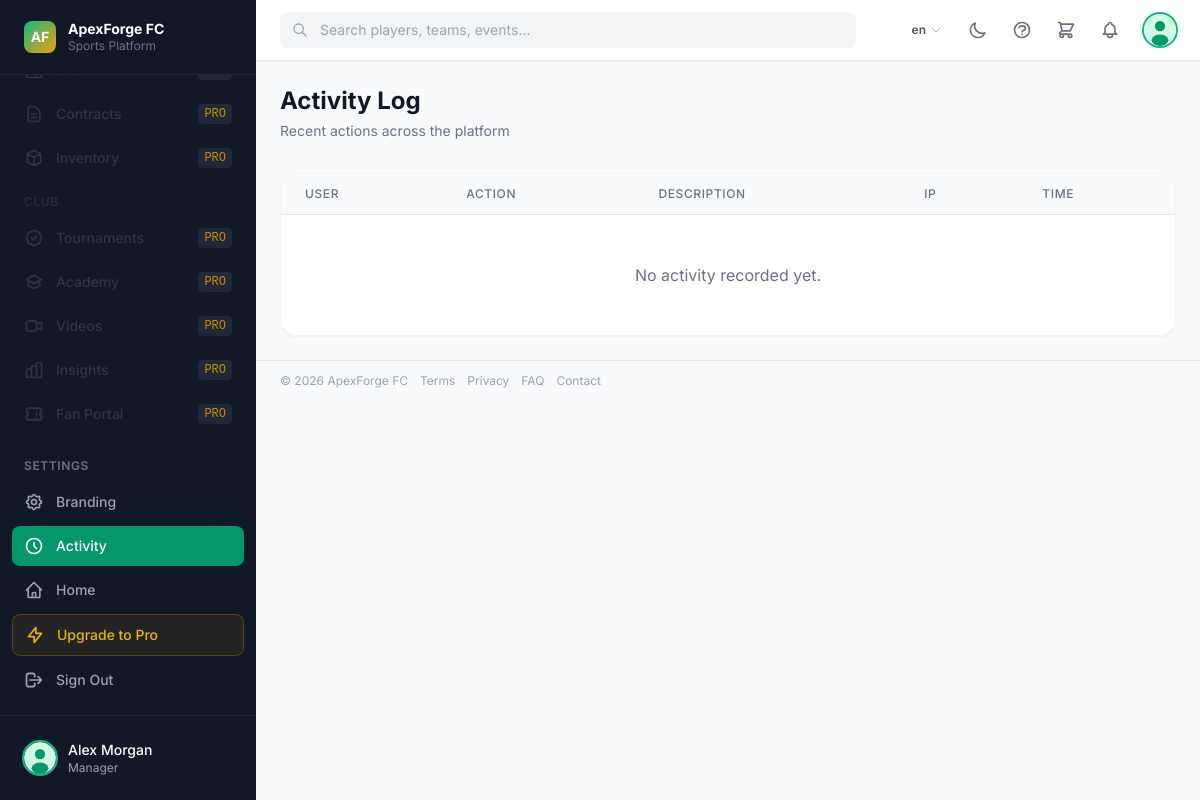
Screenshot of /activity/ (signed in) with the database file from the repository.
### core/models.py (models this page shows, shortened)
class ClubBranding(models.Model):
    name            = models.CharField(_("club name"), max_length=200, default="ApexForge FC")
    tagline         = models.CharField(max_length=300, blank=True)
    logo            = models.ImageField(upload_to="branding/", blank=True, null=True)
    primary_color   = models.CharField(max_length=7, default="#059669")   # emerald-600
    secondary_color = models.CharField(max_length=7, default="#f59e0b")   # amber-500
    founded_year    = models.PositiveSmallIntegerField(null=True, blank=True)
    city            = models.CharField(max_length=100, blank=True)
    country         = models.CharField(max_length=100, blank=True)
    website         = models.URLField(blank=True)
    email           = models.EmailField(blank=True)
    phone           = models.CharField(max_length=30, blank=True)
    twitter         = models.CharField(max_length=100, blank=True)
    instagram       = models.CharField(max_length=100, blank=True)
    facebook        = models.CharField(max_length=100, blank=True)
    youtube         = models.CharField(max_length=100, blank=True)
    tiktok          = models.CharField(max_length=100, blank=True)
    linkedin        = models.CharField(max_length=100, blank=True)
    discord         = models.CharField(max_length=100, blank=True)
    twitch          = models.CharField(max_length=100, blank=True)
    description     = models.TextField(blank=True)
    updated_at      = models.DateTimeField(auto_now=True)
    class Meta:
        verbose_name = _("club branding")
    @classmethod
    def get_solo(cls):
        obj, _ = cls.objects.get_or_create(pk=1)
        return obj

### accounts/models.py (models this page shows, shortened)
class User(AbstractBaseUser, PermissionsMixin):
    class Role(models.TextChoices):
        SUPER_ADMIN   = "super_admin",   _("Super Admin")
        CLUB_OWNER    = "club_owner",    _("Club Owner / Entrepreneur")
        MANAGER       = "manager",       _("Manager")
        COACH         = "coach",         _("Coach")
        ATHLETE       = "athlete",       _("Athlete / Player")
        SCOUT         = "scout",         _("Scout")
        FAN_INVESTOR  = "fan_investor",  _("Fan / Investor")
    email      = models.EmailField(_("email address"), unique=True)
    first_name = models.CharField(_("first name"), max_length=150, blank=True)
    last_name  = models.CharField(_("last name"),  max_length=150, blank=True)
    role       = models.CharField(_("role"), max_length=30, choices=Role.choices, default=Role.FAN_INVESTOR)
    is_active  = models.BooleanField(default=True)
    is_staff   = models.BooleanField(default=False)
    date_joined = models.DateTimeField(default=timezone.now)
    USERNAME_FIELD  = "email"
    REQUIRED_FIELDS = ["first_name", "last_name"]
    objects = UserManager()
    class Meta:
        verbose_name = _("user")
        verbose_name_plural = _("users")
        ordering = ["email"]
    def get_full_name(self):
        return f"{self.first_name} {self.last_name}".strip()
    @property
    def can_manage(self):
        return self.role in (
            self.Role.SUPER_ADMIN,
            self.Role.CLUB_OWNER,
            self.Role.MANAGER,
        )

### core/views.py (the view)
# urls.py: path("activity/",               views.activity_log,          name="activity_log"),
@login_required
def activity_log(request):
    logs = ActivityLog.objects.select_related("user").order_by("-created_at")[:100]
    return render(request, "core/activity_log.html", {"logs": logs})

### accounts/models.py (called while the page is built)
    @property
    def avatar_url(self):
        if self.avatar:
            return self.avatar.url
        return "/static/img/default-avatar.svg"

### core/context_processors.py (called while the page is built, shortened)
def global_context(request):
    ctx = {"branding": ClubBranding.get_solo()}
    if request.user.is_authenticated:
        ctx["unread_count"] = Notification.objects.filter(
            recipient=request.user, is_read=False
        ).count()
        ctx["active_club"] = getattr(request, "active_club", None)
        from organizations.models import UserClubAccess
        ctx["user_clubs"] = list(
            UserClubAccess.objects.select_related("club")
            .filter(user=request.user, club__is_active=True)
            .order_by("-is_primary", "club__name")
            .values_list("club__pk", "club__name", "is_primary")
        )
        try:
            from finance.models import Cart
            cart_obj, _ = Cart.objects.get_or_create(user=request.user)
            ctx["cart"] = cart_obj
        except Exception:
            ctx["cart"] = None
    return ctx

### core/templatetags/core_tags.py (called while the page is built)
@register.simple_tag(takes_context=True)
def lang_url(context, lang_code):
    from django.conf import settings
    from django.urls import translate_url
    from django.utils.translation import override as lang_override
    request = context.get("request")
    if not request:
        return "/"
    path = request.path
    default_lang = getattr(settings, "LANGUAGE_CODE", "en")
    non_default = [l[0] for l in getattr(settings, "LANGUAGES", []) if l[0] != default_lang]
    for lang in non_default:
        pfx = "/" + lang
        if path == pfx:
            path = "/"
            break
        if path.startswith(pfx + "/"):
            path = path[len(pfx):]  # keep leading /
            break
    with lang_override(default_lang):
        return translate_url(path, lang_code)

### finance/models.py (called while the page is built)
    @property
    def item_count(self):
        from django.db.models import Sum
        return self.cart_items.aggregate(t=Sum("quantity"))["t"] or 0

### templates/core/activity_log.html (shortened to what this page needs)
{% extends "base.html" %}
{% load i18n core_tags %}
{% block page_header %}
<div class="px-4 lg:px-6 pt-6 pb-2">
  <h1 class="text-2xl font-bold text-gray-900 dark:text-white">{% trans "Activity Log" %}</h1>
  <p class="text-sm text-gray-500 mt-1">{% trans "Recent actions across the platform" %}</p>
</div>
{% endblock %}
{% block content %}
<div class="card overflow-hidden">
  <table class="min-w-full divide-y divide-gray-200 dark:divide-gray-700">
    <thead class="bg-gray-50 dark:bg-gray-700/50">
      <tr>
        <th class="px-6 py-3 text-left text-xs font-medium text-gray-500 uppercase tracking-wider">{% trans "User" %}</th>
        <th class="px-6 py-3 text-left text-xs font-medium text-gray-500 uppercase tracking-wider">{% trans "Action" %}</th>
        <th class="px-6 py-3 text-left text-xs font-medium text-gray-500 uppercase tracking-wider">{% trans "Description" %}</th>
        <th class="px-6 py-3 text-left text-xs font-medium text-gray-500 uppercase tracking-wider">{% trans "IP" %}</th>
        <th class="px-6 py-3 text-left text-xs font-medium text-gray-500 uppercase tracking-wider">{% trans "Time" %}</th>
      </tr>
    </thead>
    <tbody class="bg-white dark:bg-gray-800 divide-y divide-gray-100 dark:divide-gray-700">
      {% for log in logs %}
      <tr class="hover:bg-gray-50 dark:hover:bg-gray-700/30">
        <td class="px-6 py-3 text-sm text-gray-900 dark:text-white whitespace-nowrap">
          {{ log.user|default:"—" }}
        </td>
        <td class="px-6 py-3 whitespace-nowrap">
          {{ log.action|status_badge }}
        </td>
        <td class="px-6 py-3 text-sm text-gray-600 dark:text-gray-300 max-w-xs truncate">
          {{ log.description }}
        </td>
        <td class="px-6 py-3 text-sm text-gray-500 whitespace-nowrap">
          {{ log.ip_address|default:"—" }}
        </td>
        <td class="px-6 py-3 text-sm text-gray-500 whitespace-nowrap">
          {{ log.created_at|date:"d M Y H:i" }}
        </td>
      </tr>
      {% empty %}
      <tr><td colspan="5" class="px-6 py-12 text-center text-gray-500">{% trans "No activity recorded yet." %}</td></tr>
      {% endfor %}
    </tbody>
  </table>
</div>
{% endblock %}

### templates/base.html (shortened to what this page needs)
{% load i18n static core_tags %}
<!DOCTYPE html>
<html lang="{{ LANGUAGE_CODE|default:'en' }}"
      x-data="apexApp()"
      x-bind:class="{ 'dark': darkMode }"
      x-init="init()">
<head>
  <script src="https://cdn.tailwindcss.com"></script>
</head>
<body class="bg-gray-50 dark:bg-gray-900 text-gray-900 dark:text-gray-100 font-sans antialiased min-h-screen">
  {% if user.is_authenticated %}
  <div class="flex h-screen overflow-hidden">
    <aside x-cloak
           :class="sidebarOpen ? 'translate-x-0' : '-translate-x-full lg:translate-x-0'"
           class="fixed inset-y-0 left-0 z-40 flex flex-col w-64 bg-gray-900 dark:bg-gray-950 transition-transform duration-300 ease-in-out lg:static lg:translate-x-0">
      <div class="flex items-center gap-3 px-6 py-5 border-b border-gray-800">
        <a href="{% url 'core:landing' %}" class="flex items-center gap-3 flex-1 min-w-0 hover:opacity-80 transition-opacity" title="{% trans 'Go to Home page' %}">
          {% if branding.logo %}
            <img src="{{ branding.logo.url }}" alt="Logo" class="h-8 w-8 rounded shrink-0">
          {% else %}
            <div class="h-8 w-8 rounded-lg bg-gradient-to-br from-primary-500 to-accent-500 flex items-center justify-center shrink-0">
              <span class="text-white font-bold text-sm">AF</span>
            </div>
          {% endif %}
          <div class="min-w-0">
            <p class="text-white font-bold text-sm leading-tight truncate">{{ branding.name }}</p>
            <p class="text-gray-500 text-xs">Sports Platform</p>
          </div>
        </a>
      </div>
      <nav class="flex-1 overflow-y-auto px-3 py-4 space-y-1 scrollbar-hide"
           x-init="$nextTick(() => {
             const active = $el.querySelector('a.bg-primary-600');
             if (active) {
               const navH  = $el.clientHeight;
               const itemT = active.getBoundingClientRect().top - $el.getBoundingClientRect().top;
               $el.scrollTop += itemT - navH / 2 + active.clientHeight / 2;
             }
           })">
        {% include "partials/sidebar_nav.html" %}
      </nav>
      <div class="px-4 py-4 border-t border-gray-800">
        <a href="{% url 'accounts:profile' %}" class="flex items-center gap-3 p-2 rounded-lg hover:bg-gray-800 transition-colors">
          <img src="{{ request.user.profile.avatar_url }}" alt="" class="h-8 w-8 rounded-full object-cover ring-2 ring-primary-500">
          <div class="flex-1 min-w-0">
            <p class="text-sm font-medium text-white truncate">{{ request.user.get_full_name }}</p>
            <p class="text-xs text-gray-400 truncate">{{ request.user.get_role_display }}</p>
          </div>
        </a>
      </div>
    </aside>
    <div class="flex-1 flex flex-col min-w-0 overflow-hidden">
      <header class="flex items-center gap-4 px-4 lg:px-6 py-3 bg-white dark:bg-gray-800 border-b border-gray-200 dark:border-gray-700 shadow-sm z-20">
        <div class="flex-1 max-w-xl" x-data="{ open: false }">
          <div class="relative">
            <svg class="absolute left-3 top-1/2 -translate-y-1/2 w-4 h-4 text-gray-400" fill="none" stroke="currentColor" viewBox="0 0 24 24">
              <path stroke-linecap="round" stroke-linejoin="round" stroke-width="2" d="M21 21l-6-6m2-5a7 7 0 11-14 0 7 7 0 0114 0"/>
            </svg>
            <input type="search"
                   placeholder="{% trans 'Search players, teams, events...' %}"
                   class="w-full pl-10 pr-4 py-2 text-sm bg-gray-100 dark:bg-gray-700 border-0 rounded-lg focus:ring-2 focus:ring-primary-500 dark:text-white"
                   hx-get="{% url 'core:search' %}"
                   hx-trigger="keyup changed delay:300ms"
                   hx-target="#search-results"
                   hx-swap="innerHTML"
                   name="q"
                   @focus="open = true"
                   @click.outside="open = false">
          </div>
        </div>
        <div class="flex items-center gap-2 ml-auto">
          {% get_current_language as CURRENT_LANG %}
          {% lang_url 'en' as lurl_en %}
          {% lang_url 'nl' as lurl_nl %}
          {% lang_url 'de' as lurl_de %}
          {% lang_url 'fr' as lurl_fr %}
          {% lang_url 'es' as lurl_es %}
          {% lang_url 'it' as lurl_it %}
          <div x-data="{ langOpen: false }" class="relative">
            <button @click="langOpen = !langOpen"
                    class="flex items-center gap-1 px-2.5 py-1.5 rounded-lg text-xs font-semibold
                           text-gray-600 dark:text-gray-300 hover:bg-gray-100 dark:hover:bg-gray-700 transition-colors">
              {{ CURRENT_LANG }}
              <svg class="w-3 h-3 opacity-50" fill="none" stroke="currentColor" viewBox="0 0 24 24">
                <path stroke-linecap="round" stroke-linejoin="round" stroke-width="2" d="M19 9l-7 7-7-7"/>
              </svg>
            </button>
          </div>
          <button @click="toggleDark()"
                  class="p-2 rounded-lg text-gray-500 hover:bg-gray-100 dark:hover:bg-gray-700">
            <svg x-cloak x-show="!darkMode" class="w-5 h-5" fill="none" stroke="currentColor" viewBox="0 0 24 24">
              <path stroke-linecap="round" stroke-linejoin="round" stroke-width="2" d="M20.354 15.354A9 9 0 018.646 3.646 9.003 9.003 0 0012 21a9.003 9.003 0 008.354-5.646z"/>
            </svg>
          </button>
          {% if request.user.can_manage %}
          <a href="{% url 'core:help' %}"
             title="Help Center"
             class="p-2 rounded-lg text-gray-500 hover:bg-gray-100 dark:hover:bg-gray-700 hover:text-primary-600 dark:hover:text-primary-400 transition-colors">
            <svg class="w-5 h-5" fill="none" stroke="currentColor" viewBox="0 0 24 24">
              <path stroke-linecap="round" stroke-linejoin="round" stroke-width="2"
                    d="M8.228 9c.549-1.165 2.03-2 3.772-2 2.21 0 4 1.343 4 3 0 1.4-1.278 2.575-3.006 2.907-.542.104-.994.54-.994 1.093m0 3h.01M21 12a9 9 0 11-18 0 9 9 0 0118 0z"/>
            </svg>
          </a>
          {% endif %}
          {% if request.user.is_authenticated %}
          {% include "partials/cart_badge.html" %}
          {% endif %}
          <div x-data="{ notifOpen: false }" class="relative">
            <button @click="notifOpen = !notifOpen; $nextTick(() => { if(notifOpen) htmx.trigger('#notif-panel', 'load') })"
                    class="relative p-2 rounded-lg text-gray-500 hover:bg-gray-100 dark:hover:bg-gray-700">
            </button>
          </div>
          <a href="{% url 'accounts:profile' %}" class="flex items-center gap-2 pl-2">
            <img src="{{ request.user.profile.avatar_url }}" alt="" class="h-8 w-8 rounded-full object-cover ring-2 ring-primary-500">
          </a>
        </div>
      </header>
      <main class="flex-1 overflow-y-auto">
        {% block page_header %}{% endblock %}
        <div class="px-4 lg:px-6 py-6">
          {% block content %}{% endblock %}
        </div>
        <footer class="border-t border-gray-200 dark:border-gray-700 px-4 lg:px-6 py-3 mt-auto shrink-0">
          <div class="flex flex-wrap items-center justify-between gap-2 text-xs text-gray-400 dark:text-gray-500">
            <div class="flex items-center gap-3 flex-wrap">
              <span>© {% now "Y" %} {{ branding.name }}</span>
              <a href="{% url 'core:terms' %}" class="hover:text-gray-600 dark:hover:text-gray-300 transition-colors">{% trans "Terms" %}</a>
              <a href="{% url 'core:privacy' %}" class="hover:text-gray-600 dark:hover:text-gray-300 transition-colors">{% trans "Privacy" %}</a>
              <a href="{% url 'core:public_faq' %}" class="hover:text-gray-600 dark:hover:text-gray-300 transition-colors">{% trans "FAQ" %}</a>
              <a href="{% url 'core:contact' %}" class="hover:text-gray-600 dark:hover:text-gray-300 transition-colors">{% trans "Contact" %}</a>
            </div>
          </div>
        </footer>
      </main>
    </div>
  </div>
  {% else %}
  {% block public_content %}{% endblock %}
  {% endif %}
</body>
</html>

### rows the page displays
ClubBranding: name "ApexForge FC"
User: user.get_full_name "Alex Morgan", user.role "Manager"

### other values shown
{{ CURRENT_LANG }} "en"
